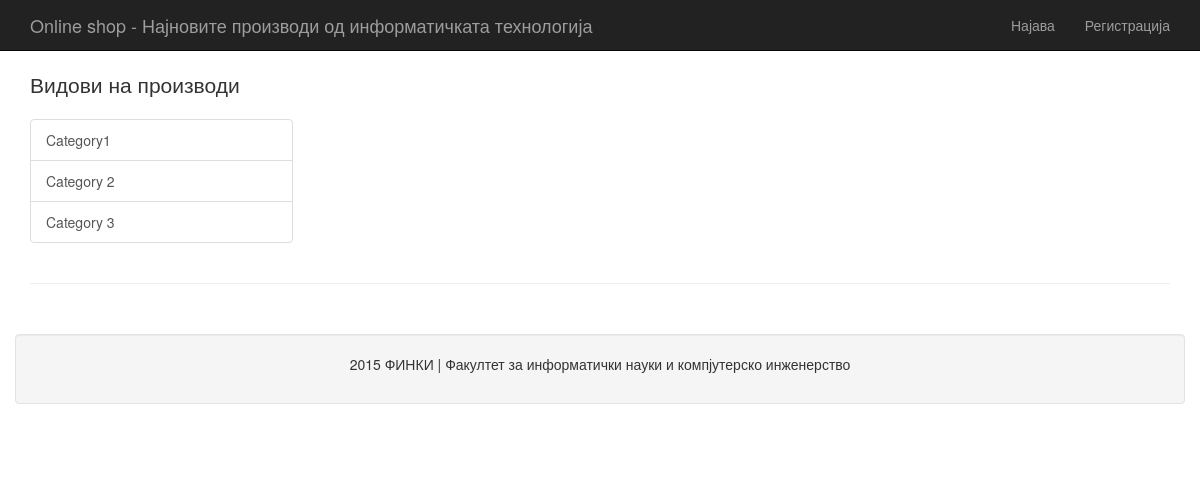
The page /item.php on the database as committed earlier.
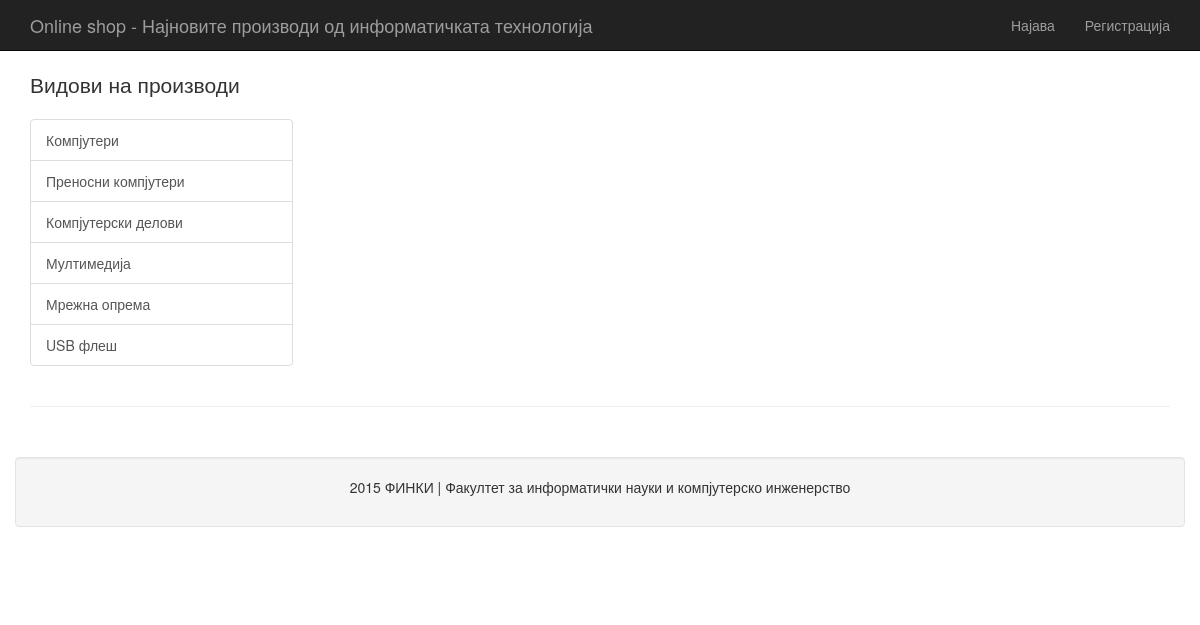
The same page on the database as committed later.
### tables this page shows
CREATE TABLE IF NOT EXISTS `categories` (
  `id` int(20) NOT NULL AUTO_INCREMENT,
  `name` varchar(30) NOT NULL,
  `description` varchar(300) NOT NULL,
  PRIMARY KEY (`id`)
);

### listCategories.php (the view, shortened to what this page needs)
<div class="col-md-3">
					<p class="lead">
						Видови на производи
					</p>
					<div class="list-group">
						<?php
						 $id=0;
						$categories=mysqli_query($link, "SELECT * FROM categories");
						while ($cat=mysqli_fetch_assoc($categories)) {
							$tmp=$cat['id'];
							if($id==$tmp){
								$class="list-group-item  active";
							}
							else{
								$class="list-group-item";
							}
					?>
						<a href='<?php echo "ItemsFromCategory.php?id=$tmp"?>' class='<?php echo $class ?>'><?php echo$cat['name'] ?></a>
							<?php } ?>
					</div>
	</div>

Rows that differ between the two databases and show on the page:
removed categories: name "Category1"
removed categories: name "Category 2"
removed categories: name "Category 3"
added categories: name "Компјутери"
added categories: name "Преносни компјутери"
added categories: name "Компјутерски делови"
added categories: name "Мултимедија"
added categories: name "Мрежна опрема"
added categories: name "USB флеш"
